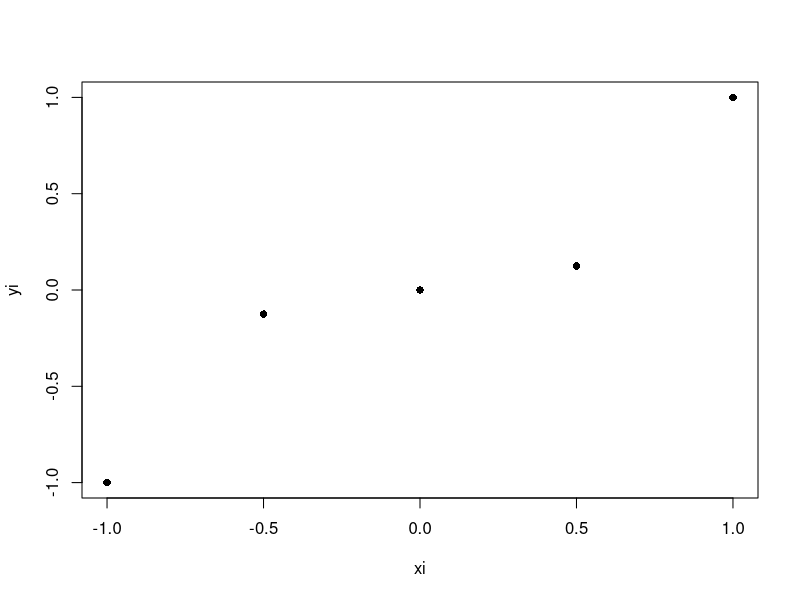

Recreate this plot in R.
## ---- chunk 1
xi <- seq(-1, 1, length.out = 5)
yi <- xi^3
plot(xi, yi, pch=16)
